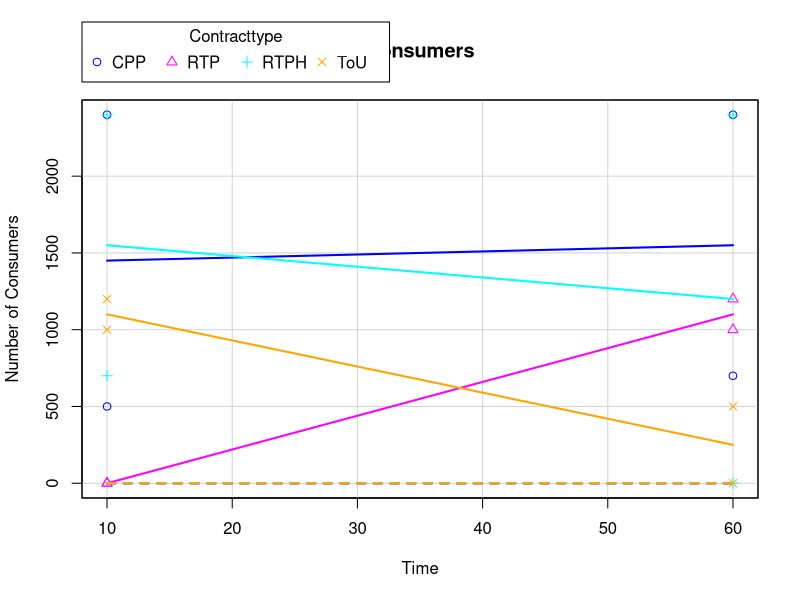

This chart was generated by the following R code: (Note: this script raises an error after producing the figure.)


#test on small dataset
Contracttype = c("RTP", "RTP","RTP", "RTP", "CPP", "CPP","CPP", "CPP", "ToU", "ToU","ToU", "ToU", "RTPH", "RTPH", "RTPH", "RTPH")
Step = c(10, 60, 10, 60, 10, 60, 10, 60,10, 60, 10, 60, 10, 60, 10, 60)
Number_of_Consumers = c(0, 1000, 0, 1200, 500, 700, 2400, 2400, 1000, 0, 1200, 500, 700, 2400, 2400, 0)
Runnumber = c(1,1,2,2,1,1,2,2,1,1,2,2,1,1,2,2)
infostrategy_increasevalue = c(1, 2.5, 3, 5, 1, 2.5, 3, 5, 1, 2.5, 3, 5, 1, 2.5, 3, 5 )
testdataframe = data.frame(Contracttype, Step, Number_of_Consumers, Runnumber, infostrategy_increasevalue)
library(car)
scatterplot(Number_of_Consumers ~ Step, group=Contracttype, data = testdataframe, xlab="Time", ylab="Number of Consumers", main = "Consumers")

#test (old)
library(car)
scatterplot(Number_of_Consumers ~ Step, reg.line = FALSE, smoother = FALSE, group=Contracttype, by.group = FALSE, data = subset(total, infostrategy_increasevalue >=0 & infostrategy_increasevalue < 0.5), xlab="Time", ylab="Number of Consumers", main = "Consumers")
scatterplot(Number_of_Consumers ~ Step, reg.line = FALSE, smoother = FALSE, group=Contracttype, by.group = FALSE, data = subset(total, infostrategy_increasevalue >=0.5 & infostrategy_increasevalue < 1), xlab="Time", ylab="Number of Consumers", main = "Consumers")
scatterplot(Number_of_Consumers ~ Step, reg.line = FALSE, smoother = FALSE, group=Contracttype, by.group = FALSE, data = subset(total, infostrategy_increasevalue >=1 & infostrategy_increasevalue < 1.5), xlab="Time", ylab="Number of Consumers", main = "Consumers")
scatterplot(Number_of_Consumers ~ Step, reg.line = FALSE, smoother = FALSE, group=Contracttype, by.group = FALSE, data = subset(total, infostrategy_increasevalue >=1.5 & infostrategy_increasevalue < 2), xlab="Time", ylab="Number of Consumers", main = "Consumers")
scatterplot(Number_of_Consumers ~ Step, reg.line = FALSE, smoother = FALSE, group=Contracttype, by.group = FALSE, data = subset(total, infostrategy_increasevalue >=2.5 & infostrategy_increasevalue < 3), xlab="Time", ylab="Number of Consumers", main = "Consumers")
scatterplot(Number_of_Consumers ~ Step, reg.line = FALSE, smoother = FALSE, group=Contracttype, by.group = FALSE, data = subset(total, infostrategy_increasevalue >=3 & infostrategy_increasevalue < 3.5), xlab="Time", ylab="Number of Consumers", main = "Consumers")
scatterplot(Number_of_Consumers ~ Step, reg.line = FALSE, smoother = FALSE, group=Contracttype, by.group = FALSE, data = subset(total, infostrategy_increasevalue >=3.5 & infostrategy_increasevalue < 4), xlab="Time", ylab="Number of Consumers", main = "Consumers")
scatterplot(Number_of_Consumers ~ Step, reg.line = FALSE, smoother = FALSE, group=Contracttype, by.group = FALSE, data = subset(total, infostrategy_increasevalue >4 & infostrategy_increasevalue < 4.5), xlab="Time", ylab="Number of Consumers", main = "Consumers")
scatterplot(Number_of_Consumers ~ Step, reg.line = FALSE, smoother = FALSE, group=Contracttype, by.group = FALSE, data = subset(total, infostrategy_increasevalue >4.5 & infostrategy_increasevalue < 5), xlab="Time", ylab="Number of Consumers", main = "Consumers")

#metric 1
library(lattice)
library(latticeExtra)
xyplot(Number_of_Consumers ~ Step | Contracttype, data = subset(total, infostrategy_increasevalue >=0 & infostrategy_increasevalue < 0.5), xlab="Time", ylab="Number of Consumers", main = "Consumers for 0 < infostrategy > 0.5 ", layout= c(1,4))
xyplot(Number_of_Consumers ~ Step | Contracttype, data = subset(total, infostrategy_increasevalue >=0.5 & infostrategy_increasevalue < 1), xlab="Time", ylab="Number of Consumers", main = "Consumers for 0.5 < infostrategy > 1", layout= c(1,4))
xyplot(Number_of_Consumers ~ Step | Contracttype, data = subset(total, infostrategy_increasevalue >=1 & infostrategy_increasevalue < 1.5), xlab="Time", ylab="Number of Consumers", main = "Consumers for 1 < infostrategy > 1.5", layout= c(1,4))
xyplot(Number_of_Consumers ~ Step | Contracttype, data = subset(total, infostrategy_increasevalue >=1.5 & infostrategy_increasevalue < 2), xlab="Time", ylab="Number of Consumers", main = "Consumers for 1.5 < infostrategy > 2", layout= c(1,4))
xyplot(Number_of_Consumers ~ Step | Contracttype, data = subset(total, infostrategy_increasevalue >=2 & infostrategy_increasevalue < 2.5), xlab="Time", ylab="Number of Consumers", main = "Consumers for 2 < infostrategy > 2.5", layout= c(1,4))
xyplot(Number_of_Consumers ~ Step | Contracttype, data = subset(total, infostrategy_increasevalue >=2.5 & infostrategy_increasevalue < 3), xlab="Time", ylab="Number of Consumers", main = "Consumers for 2.5 < infostrategy > 3", layout= c(1,4))
xyplot(Number_of_Consumers ~ Step | Contracttype, data = subset(total, infostrategy_increasevalue >=3 & infostrategy_increasevalue < 3.5), xlab="Time", ylab="Number of Consumers", main = "Consumers for 3 < infostrategy > 3.5", layout= c(1,4))
xyplot(Number_of_Consumers ~ Step | Contracttype, data = subset(total, infostrategy_increasevalue >=3.5 & infostrategy_increasevalue < 4), xlab="Time", ylab="Number of Consumers", main = "Consumers for 3.5 < infostrategy > 4", layout= c(1,4))
xyplot(Number_of_Consumers ~ Step | Contracttype, data = subset(total, infostrategy_increasevalue >=4 & infostrategy_increasevalue < 4.5), xlab="Time", ylab="Number of Consumers", main = "Consumers for 4 < infostrategy > 4.5", layout= c(1,4)) + layer( panel.loess(x, y, span=0.75, col='red') ) + layer( panel.lmline(x, y) )
xyplot(Number_of_Consumers ~ Step | Contracttype, data = subset(total, infostrategy_increasevalue >=4.5 & infostrategy_increasevalue < 5), xlab="Time", ylab="Number of Consumers", main = "Consumers for 4.5 < infostrategy > 5", layout= c(1,4))
xyplot(Number_of_Consumers ~ Step | Contracttype, data = total, xlab="Time", ylab="Number of Consumers", main = "Total number of Consumers", layout= c(1,4))

summary(myDataAnalysis$total_consumers_RTP)
summary(myDataAnalysis$total_consumers_CPP)
summary(myDataAnalysis$total_consumers_ToU)
summary(myDataAnalysis$total_consumers_RTPH)

#metric 2
xyplot(Contractattributevalue ~ Step | Contractattribute, data = totalContractattribute,xlab="Time", ylab="Contractattribute value", main = "Development of Contract attributes", layout=c(1,3) )
xyplot(Contractattributevalue_corrected ~ Step | Contractattribute, data = totalContractattribute,xlab="Time", ylab="Contractattribute value", main = "Development of Contract attributes corrected by marketshares", layout=c(1,3) )
summary(myDataAnalysis$total_financial_correctedbymarketshare)
summary(myDataAnalysis$total_social_gains_correctedbymarketshare)
summary(myDataAnalysis$total_privsec_correctedbymarketshare)
sd(myDataAnalysis$total_financial_correctedbymarketshare)
sd(myDataAnalysis$total_social_gains_correctedbymarketshare)
sd(myDataAnalysis$total_privsec_correctedbymarketshare)

#metric3
xyplot(Infostrategy ~ Step | Contracttype, data = total, xlab="Time", ylab="Infostrategy", main = "Infostrategy used", layout= c(1,4))

library(car)
scatterplotMatrix(~ Step + Infostrategy + Marketshare | Contracttype, data = total )
